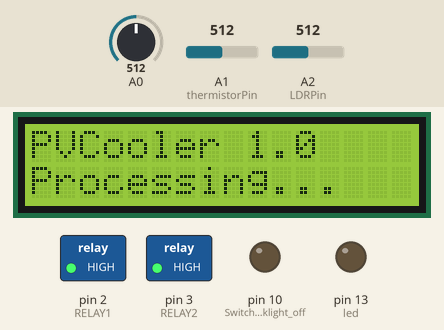
Simulated run of this sketch. Board: Arduino Uno, built with avr-gcc and run on an emulated ATmega328P. Shown: 16×2 character LCD, switched loads named in the sketch (green lamp = pin HIGH), output pins drawn as LEDs (lit = HIGH). Inputs (shaded band) come from the test bench; at power-on: A0 = 512, A1 (thermistorPin) = 512, A2 (LDRPin) = 512.

Above: at 3.2 s.
3.3 s: A0 set to 747
4.8 s: A0 set to 771
At 5.9 s:
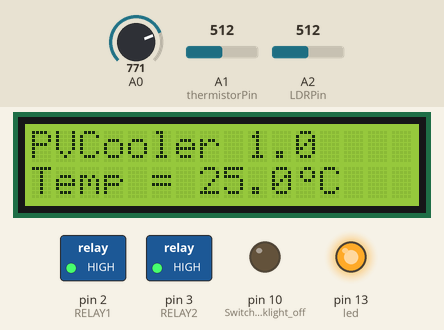
Timing chart, 0 to 7.8 s (numbered marks = the images above; inputs shaded):
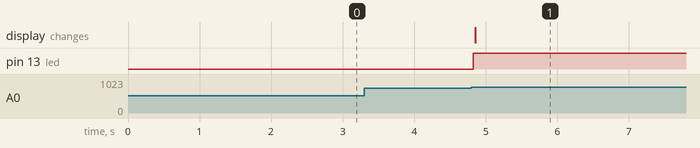

Measured:
- the behaviour switches between 759 and 760 on A0 (found by bisection; images 0 and 1)
- after the input at 3.3 s, every drawn part: stays the same
- after the input at 4.8 s, pin 13 (led): LOW → HIGH at once; the display: changes after 0.05 s (image 1)

The sketch:

PVCooler.ino
```cpp
#include <arduino.h>
#include "thermistor.h"
#include <TimerOne.h>
#include <LiquidCrystal.h>
#include <LCDKeypad.h>
#include "myLCD.h"

int led = 13;
#define RELAY1  2//Water tap
#define RELAY2  3//Pump
long timerInterval = 100000;
// the setup routine runs once when you press reset:
void setup() {
  // initialize the digital pin as an output.
  Serial.begin(9600);
  pinMode(led, OUTPUT);
  pinMode(RELAY1, OUTPUT);
  digitalWrite(RELAY1,HIGH); // Close Relay
  pinMode(RELAY2, OUTPUT);
  digitalWrite(RELAY2,HIGH); // Close Relay
// So that we can sample temperature and print result every 5 seconds
  lcd.setup();
  Timer1.initialize(timerInterval); // set a timer of length 100000 microseconds (or 0.1 sec - or 10Hz => the led will blink 5 times, 5 cycles of on-and-off, per second)
  Timer1.attachInterrupt(sampleTemp); // attach the service routine here

}
int thermistorPin = A1;
int LDRPin = A2;
int LDRReading = 0;
float lastCels=0;
float thermReading = 0;

thermistor therm(thermistorPin,thermistor::T_CELSIUS,3977.0f , 298.15f , 10000.0f ,10000.0f);
// the loop routine runs over and over again forever:
  void openEvery(int time)
{
      digitalWrite(RELAY1,HIGH);
      delay(time);
      digitalWrite(RELAY1,LOW);
      delay(time);
}

int sampleCount = 0;
long timerCount = 0;
int numOpens = 0;
int totalDuration = 0;
void sampleTemp() // This is called via a timer interupt every 5 seconds
{
  timerCount += timerInterval;// 1/10 of a second
  if (timerCount > (timerInterval * 10)){// Every 5 seconds
    thermReading = therm.Temperature();
    // Need to replace this with an LDR reading instead
    digitalWrite(led, HIGH);
      //delay(1000);
    //float tmpCel = therm.Temperature();
    //Serial.print(thermReading);
    //Serial.println(",");
    //analogReference(INTERNAL);
    //digitalWrite(LDRPin, LOW);
   // delay(500);
    LDRReading = analogRead(LDRPin);
    //delay(500);
    //analogReference(DEFAULT);
    //delay(500);
    //digitalWrite(led, LOW);
    lcd.updateData(thermReading , numOpens , totalDuration , LDRReading);
    //lcd.printTemp(thermReading);
    timerCount = 0;
  }else{
    keyPadInstruct ki = lcd.keyPadInterrupt();
    if (ki == KUPDATE){
      lcd.updateData(thermReading , numOpens , totalDuration , 0);
    }
    if (ki == KOPENMANUAL){
      OpenWater();
      //lcd.wait(5000);
      delay(250000);
      CloseWater();
    }
  }
}
void CloseWater()
{
  digitalWrite(RELAY1,HIGH);// Close water tap
  delay(200);
  digitalWrite(RELAY2,HIGH);// Turn off Pump
  //Serial.println("Closing Relay");
}

void OpenWater()
{
  digitalWrite(RELAY2,LOW);// Turn on Pump
  delay(250);
  digitalWrite(RELAY1,LOW);// Open Water tap
  //Serial.println("Openning Relay");
}

#define OPEN_TIME 5000
#define MIN_PERIOD 120000  // two minute delay
int resetCount = 0;
void loop() {
  if (resetCount > 10000){ // to gather daily statistics, assume a 14 hour pause from 18:00 to 08:00 at least. Intervals of 5 seconds
    numOpens = 0;
    totalDuration = 0;
    resetCount = 0;
  }
  CloseWater();
  if (thermReading > 38 && LDRReading < 440){
    OpenWater();
    numOpens++;
    int addopen = 0;
    if (thermReading > 41.0f && LDRReading < 430)
      addopen = 1500;
    totalDuration = totalDuration + (OPEN_TIME + addopen)/1000;
    delay(OPEN_TIME + addopen); // Open for 8 seconds
    CloseWater();
    delay(MIN_PERIOD);// Wait 2.5 minutes at least
  }else{
    delay(5001);// wait 5 seconds before next temp check
    resetCount++;
  }
 }
```

thermistor.cpp
```cpp
  #include "arduino.h"
  #include "thermistor.h"
//#define EPISCO_K164_10k 4300.0f,298.15f,10000.0f  // B,T0,R0

// B = 3977
// T0 = 298.15f
// R0 = 10000 ohm

// Temperature function outputs float , the actual
// temperature
// Temperature function inputs
// 1.AnalogInputNumber - analog input to read from
// 2.OuputUnit - output in celsius, kelvin or fahrenheit
// 3.Thermistor B parameter - found in datasheet 3977
// 4.Manufacturer T0 parameter - found in datasheet (kelvin)
// 5. Manufacturer R0 parameter - found in datasheet (ohms)
// 6. Your balance resistor resistance in ohms
  thermistor::thermistor(int AnalogInputNumber,int OutputUnit ,float B,float T0,float R0,float R_Balance)
  {
	m_outputUnit = OutputUnit;
	m_analogInputNumber = AnalogInputNumber;
	m_Thermistor_B = B;
	m_Thermistor_T0 = T0;
	m_Thermistor_R0 = R0;
	m_Thermistor_R_Balance = R_Balance;
  }

  float thermistor::Temperature()
  {
    float R,T;
    R=1024.0f*m_Thermistor_R_Balance/(1024.0f-float(analogRead(m_analogInputNumber)))-m_Thermistor_R_Balance;
    T=1.0f/(1.0f/m_Thermistor_T0+(1.0f/m_Thermistor_B)*log(R/m_Thermistor_R0));
    switch(m_outputUnit) {
      case T_CELSIUS :
        T-=273.15f;
      break;
      case T_FAHRENHEIT :
        T=9.0f*(T-273.15f)/5.0f+32.0f;
      break;
      default:
      break;
    };

    return T;
  }
```

thermistor.h
```cpp
#ifndef __Thermister__
#define __Thermister__

#include <math.h>
// enumarating 3 major temperature scales

// manufacturer data for episco k164 10k thermistor
// simply delete this if you don't need it
// or use this idea to define your own thermistors
#define EPISCO_K164_10k 4300.0f,298.15f,10000.0f  // B,T0,R0

// Temperature function outputs float , the actual
// temperature
// Temperature function inputs
// 1.AnalogInputNumber - analog input to read from
// 2.OuputUnit - output in celsius, kelvin or fahrenheit
// 3.Thermistor B parameter - found in datasheet
// 4.Manufacturer T0 parameter - found in datasheet (kelvin)
// 5. Manufacturer R0 parameter - found in datasheet (ohms)
// 6. Your balance resistor resistance in ohms
class thermistor{
public:
	enum {
	  T_KELVIN=0,
	  T_CELSIUS,
	  T_FAHRENHEIT
	};

  thermistor(int AnalogInputNumber,int OutputUnit,float B,float T0,float R0,float R_Balance);
  float Temperature();
private:
	int m_analogInputNumber;
	int m_outputUnit;
	float m_Thermistor_B;
	float m_Thermistor_T0;
	float m_Thermistor_R0;
	float m_Thermistor_R_Balance;
};
// example of use #1
// reading from analog input 1, using episco k164 definition
// and 10k balance, getting result in celsius

/*void setup() {
 Serial.begin(9600);
}

void loop() {

 Serial.println("*************************");
 Serial.println("10k Balance");
 Serial.println(Temperature(1,T_CELSIUS,EPISCO_K164_10k,10000.0f));
 Serial.println("*************************");

 delay(500);
}
*/
//example of use #2
// using numbers instead of episco k164 definition
// this time reading from analog input 2
// getting result in fahrenheit

/*void setup() {
 Serial.begin(9600);
}

void loop() {

 Serial.println("*************************");
 Serial.println("10k Balance");
 Serial.println(Temperature(2,T_FAHRENHEIT,4300.0f,298.15f,10000.0f,10000.0f));
 Serial.println("*************************");

 delay(500);
}*/

#endif
```

myLCD.cpp
```cpp
  #include "arduino.h"
  #include "MyLCD.h"
  myLCD lcd;
  /*#define KEYPAD_NONE -1
#define KEYPAD_RIGHT 0
#define KEYPAD_UP 1
#define KEYPAD_DOWN 2
#define KEYPAD_LEFT 3
#define KEYPAD_SELECT 4
*/
//#include <LCD4Bit_mod.h>
//create object to control an LCD.
//number of lines in display=1
//LCD4Bit_mod lcd = LCD4Bit_mod(2);
//LiquidCrystal lcd(8, 11, 9, 4, 5, 6,7);
// extern LCDKeypad lcd;//(8, 11, 9, 4, 5, 6,7);
byte degree[8] = {
  B00110,
  B01001,
  B01001,
  B00110,
  B00000,
  B00000,
  B00000,
};

myLCD::myLCD()
{
  m_Mode = MTEMP;
  digitalWrite(10,LOW);
  keyDown = false;
}

void myLCD::setup()
{
  // set up the LCD's number of columns and rows:
  m_lcd.begin(16, 2);
  // Print a message to the LCD.
  m_lcd.print("PVCooler 1.0");
  m_lcd.setCursor(0,2);
  m_lcd.print("Processing...");
  m_lcd.createChar(0, degree);
  delay(2000);
 // int backLight = 13;    // pin 13 will control the backlight
 //  pinMode(backLight, OUTPUT);
 // digitalWrite(backLight, LOW); // turn backlight on. Replace 'HIGH' with 'LOW' to turn it off.

}
void myLCD::updateData(float thermReading , int numOpens , int totalDuration , int ldr)
{
  switch (m_Mode){
    case MTEMP:
       printTemp(thermReading);
      break;
    case MNUMOPENS:
       printNumOpens(numOpens);
      break;
    case MDURATION:
      printTotalDuration(totalDuration);
      break;
      case MLDR:
      printLDR(ldr);
      break;
    default:
      break;
  }

}

keyPadInstruct myLCD::keyPadInterrupt()// Called every 0.1 seconds , return true if immediate update required
{
  if (keyDown)
    return KNONE;
  keyDown = true;
  HandleBackLight();
  keyPadInstruct rc = KNONE;
  int md = m_Mode;
  int kbutton = m_lcd.button();
  switch (kbutton){
    case KEYPAD_NONE:
      break;
    case KEYPAD_SELECT:
     md = (md +1) % 4;
     m_Mode = (mode)md;
     rc = KUPDATE;
      break;
      case KEYPAD_LEFT:
      //backLightOff();
      break;
      case KEYPAD_RIGHT:
      rc = KOPENMANUAL;
      break;
    default:
      break;
  }
  waitReleaseButton();
  keyDown = false;
  return rc;
}
int onCount = 0;
bool offCount = true;
void myLCD::HandleBackLight()
{
  if (onCount > 20000){
      backLightOff();
      offCount = false;
  }
  if (offCount){
    onCount += 100;
  }
  int kbutton = m_lcd.button();
  if (kbutton == KEYPAD_SELECT || kbutton == KEYPAD_LEFT || kbutton == KEYPAD_RIGHT || kbutton == KEYPAD_UP || kbutton == KEYPAD_DOWN){
     backLightOn();
      onCount = 0;
      offCount = true;
  }
}
void myLCD::wait(unsigned long milSec) //  do this to avoid calling dalay during timer callback
{
  unsigned long milBegin = millis();
  unsigned long mil = milBegin;
  do{
    mil = millis();
  }while (mil - milBegin < milSec);
}
int myLCD::waitButton()
{
  int buttonPressed;
  waitReleaseButton();
  m_lcd.blink();
  while((buttonPressed=m_lcd.button())==KEYPAD_NONE)
  {
  }
  delay(50);
  m_lcd.noBlink();
  m_lcd.setCursor(0,1);
  m_lcd.write("Pressed");//buttonPressed);//==KEYPAD_SELECT?1:' ');
  return buttonPressed;
}

void myLCD::waitReleaseButton()
{
  delay(50);
  while(m_lcd.button()!=KEYPAD_NONE)
  {
  }
  delay(50);
}

void myLCD::backLightOff()
{
  pinMode(10,OUTPUT);// Switch backlight off
}
void myLCD::backLightOn()
{
  pinMode(10,INPUT);// Switch backlight off
}

char *ftoa(char *a, double f, int precision)
{
  long p[] = {0,10,100,1000,10000,100000,1000000,10000000,100000000};

  char *ret = a;
  long heiltal = (long)f;
  itoa(heiltal, a, 10);
  while (*a != '\0') a++;
  *a++ = '.';
  long desimal = abs((long)((f - heiltal) * p[precision]));
  itoa(desimal, a, 10);
  return ret;
}

void myLCD::printTemp(float thermReading)
{
  clearLine(2);
  char buff[20];
  m_lcd.print("Temp = ");
  m_lcd.print(ftoa(buff, thermReading, 2));
  m_lcd.write((byte)0);
  m_lcd.print("C");
}
 void myLCD::clearLine(int ln)
 {
    m_lcd.setCursor(0,ln);
    m_lcd.print("                ");
    m_lcd.setCursor(0,ln);
 }
 void myLCD::printNumOpens(int numOpens)
 {
   clearLine(2);
   m_lcd.print("Num Opens = ");
   m_lcd.print(numOpens);
 }
 void myLCD::printLDR(int ldr)
 {
    clearLine(2);
   m_lcd.print("LDR = ");
   m_lcd.print(ldr);
 }
 void myLCD::printTotalDuration(int totalDuration)
 {
   clearLine(2);
   m_lcd.print("Duration = ");
   m_lcd.print(totalDuration);
   m_lcd.print(" Sec");
 }
```

myLCD.h
```cpp
  #include <arduino.h>
  #include <LiquidCrystal.h>
  #include <LCDKeypad.h>
  enum mode{MTEMP =0, MNUMOPENS = 1,MDURATION = 2 , MLDR =3};
  enum keyPadInstruct{KNONE = 0, KUPDATE =1 , KOPENMANUAL =2};
  class myLCD
  {
   public:
    myLCD();
    void setup();
    void backLightOff();
    void backLightOn();
     void printTemp(float thermReading);
     void printNumOpens(int numOpens);
     void printTotalDuration(int totalDuration);
     void printLDR(int ldr);
     int waitButton();
     void wait(unsigned long milSec);
     void waitReleaseButton();
     // void keyPadHandle();
     keyPadInstruct keyPadInterrupt();
     void updateData(float thermReading , int numOpens , int totalDuration , int ldr);
   // blink()
   private:
   void clearLine(int ln);
   void HandleBackLight();
   LCDKeypad m_lcd;

     mode m_Mode;
     bool keyDown;

  };
  extern myLCD lcd;
```
